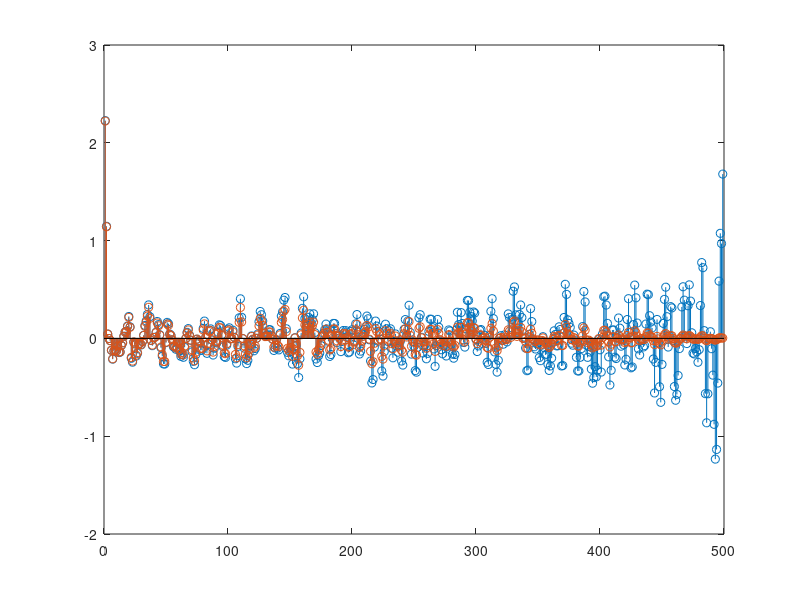
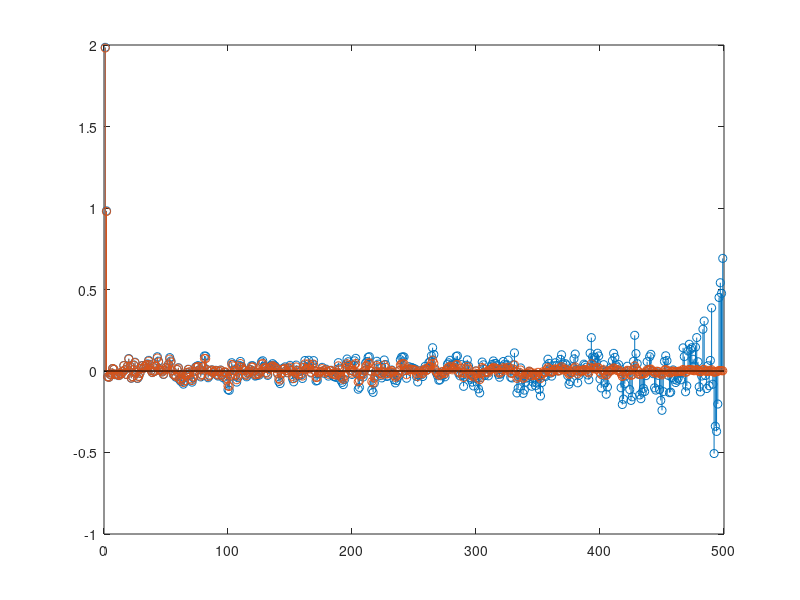

The MATLAB source for these figures, in order:
clc
clear all
close all


randn(1);
h = 500;
U = randn(1);
Uold = randn(1);

for k = 1:10
  for n = 1:h 
    x(k,n) = U + Uold;
    Uold = U;
    U = randn(1);
  end


for n = 1:h 
    y(k,n) = U - Uold;
    Uold = U;
    U = randn(1);
end
end

for s = 1:k
%%biased
for n = 1:h-1
    g = 0;
    for l = 1:h-n
        g = x(s,l)*x(s,l+n-1)+g;
    end    
acfx(s,n) = 1/h*g;
end


%%unbiased
for n = 1:h-1
    g = 0;
    for l = 1:h-n
        g = x(s,l)*x(s,l+n-1)+g;
    end    
acfx1(s,n) = (1/(h-n))*g;
end
end

acfxres = sum((1/k)*(acfx));
acfx1res = sum((1/k)*(acfx1));





stem(acfx1(1,:));
hold on
stem(acfx(1,:))
figure;
stem(acfx1res);
hold on
stem(acfxres)
return
autocorr(x);
autocorr(y);
return
plot(abs(fft(x)));
plot(abs(fft(y)));



